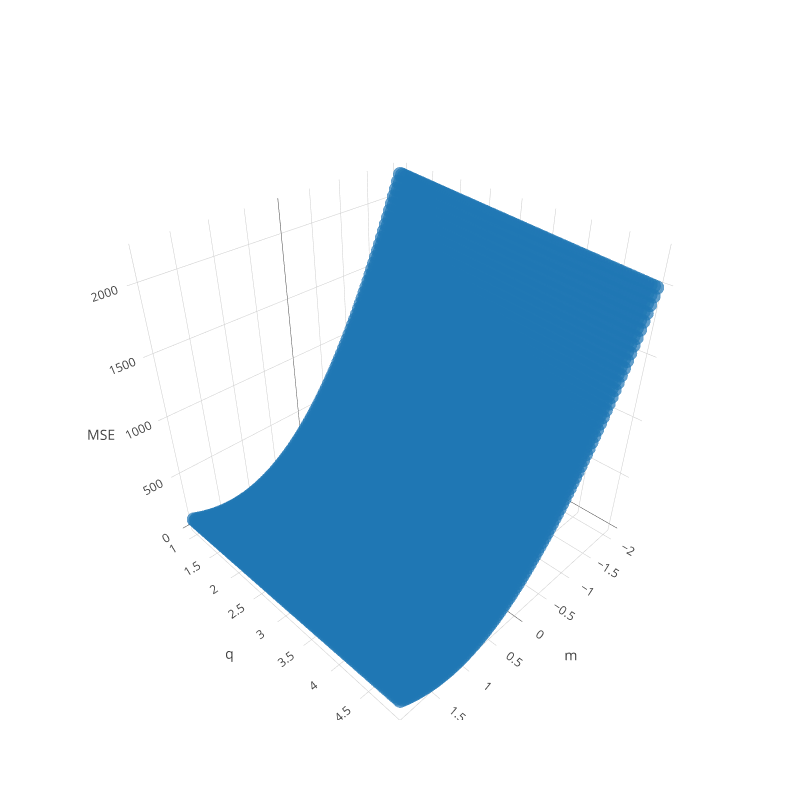

Notebook cell for this chart:
### Markdown cell above
Plot an interactive 3D plot with `Plotly`.

### Code cell
trace = go.Scatter3d(
    x = ms.ravel(),
    y = qs.ravel(),
    z = mses.ravel(),
    mode = 'markers',
    opacity = 0.7,
    marker = dict(
        size = 5
    )
)

data = [trace]

layout = go.Layout(
    scene = dict(
        xaxis = dict(
            title = 'm'
        ),
        yaxis = dict(
            title = 'q'
        ),
        zaxis = dict(
            title = 'MSE'
        )
    ),
    width = 800,
    height = 800
)

fig = go.Figure(data=data, layout=layout)

iplot(fig)

### Figure 1 — Plotly figure (JSON) as saved in the notebook; plotly's stock layout.template omitted (floating-point values rounded to 4 significant figures; data arrays with more than 128 entries replaced by an {"elided": "..."} marker saying what was removed)
{"data": [{"marker": {"size": 5}, "mode": "markers", "opacity": 0.7, "type": "scatter3d", "x": {"elided": "10000 float values"}, "y": {"elided": "10000 float values"}, "z": {"elided": "10000 float values"}}], "layout": {"height": 800, "scene": {"xaxis": {"title": "m"}, "yaxis": {"title": "q"}, "zaxis": {"title": "MSE"}}, "width": 800}}
